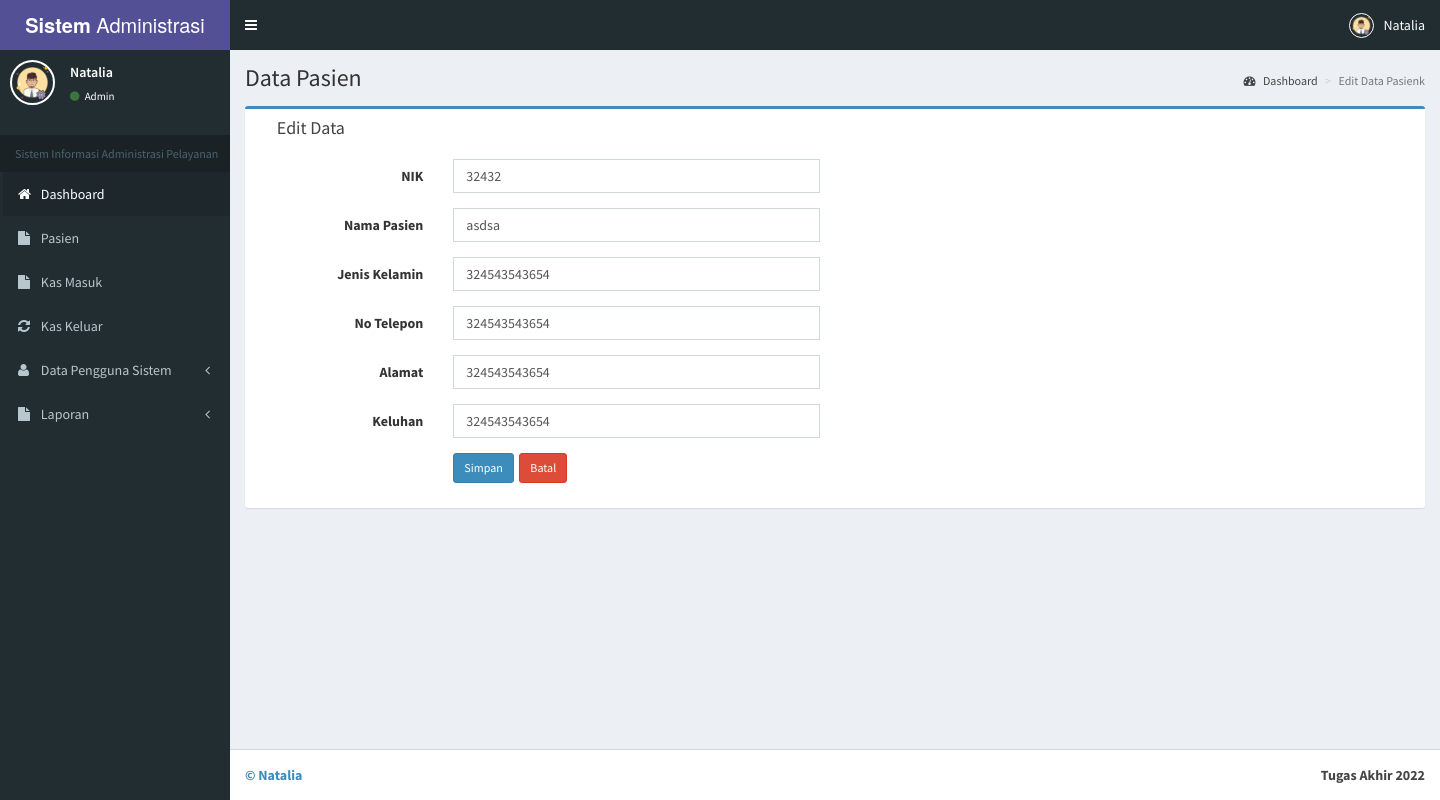
Screenshot of /keuangan/admin/edit_pasien.php?aksi=edit&nik=32432 (signed in) with the database file from the repository.
### tables this page shows
CREATE TABLE `pasien` (
  `nik` varchar(20) NOT NULL,
  `nama` text NOT NULL,
  `jk` text NOT NULL,
  `alamat` text NOT NULL,
  `telp` varchar(12) NOT NULL,
  `keluhan` text NOT NULL
);

### keuangan/admin/edit_pasien.php (the view, shortened to what this page needs)
<?php include "session.php"; ?>
<!DOCTYPE html>
<html>
  <?php include "head.php"; ?>
  <body class="hold-transition skin-purple sidebar-mini">
    <div class="wrapper">
      <?php include "header.php"; ?>
      <?php include "menu.php"; ?>
      <div class="content-wrapper">
        <section class="content-header">
          <h1>
            Data Pasien
          </h1>
          <ol class="breadcrumb">
            <li><a href="index.php"><i class="fa fa-dashboard"></i> Dashboard</a></li>
            <li class="active">Edit Data Pasienk</li>
          </ol>
        </section>
        <section class="content">
          <div class="row">
            <section class="col-lg-12 connectedSortable">
              <div class="box box-primary">
                <div class="box-header">
                  <i class="ion ion-clipboard"></i>
                  <h3 class="box-title">Edit Data </h3>
                </div>
                 <?php
            $id_trx = $_GET['nik'];
      $sql = mysqli_query($koneksi, "SELECT * FROM pasien WHERE nik='$id_trx'");
      if(mysqli_num_rows($sql) == 0){
        header("Location: pasien.php");
      }else{
        $row = mysqli_fetch_assoc($sql);
      }
      ?>
                <div class="box-body">
                <form class="form-horizontal style-form" action="" method="post" enctype="multipart/form-data" name="form1" id="form1">
                         <div class="form-group">
                              <label class="col-sm-2 col-sm-2 control-label">NIK</label>
                              <div class="col-sm-4">
                                  <input name="nomor_trx" type="text" id="nomor_trx" class="form-control" value="<?php echo $row['nik']; ?>"  autocomplete="off" autofocus="on" />
                              </div>
                          </div>
                          <div class="form-group">
                              <label class="col-sm-2 col-sm-2 control-label">Nama Pasien</label>
                              <div class="col-sm-4">
                            <input name="nama_penyetor" type="text" id="nama_penyetor" class="form-control" value="<?php echo $row['nama']; ?>" placeholder="Nama penyetor" autocomplete="off" required />
                            </div>
                          </div>
                           <div class="form-group">
                              <label class="col-sm-2 col-sm-2 control-label">Jenis Kelamin</label>
                              <div class="col-sm-4">
                            <input name="kd_rekening" type="text" id="kd_rekening" class="form-control" value="<?php echo $row['alamat']; ?>" placeholder=" No rekening" autocomplete="off" required />
                            </div>
                          </div>
                          <div class="form-group">
                              <label class="col-sm-2 col-sm-2 control-label">No Telepon</label>
                              <div class="col-sm-4">
                            <input name="nama_rekening" type="text" id="nama_rekening" class="form-control" value="<?php echo $row['telp']; ?>" placeholder=" Nama rekening" autocomplete="off" required />
                            </div>
                          </div>
 <div class="form-group">
                              <label class="col-sm-2 col-sm-2 control-label">Alamat</label>
                              <div class="col-sm-4">
                            <input name="jenis_bank" type="text" id="nama_rekening" class="form-control" value="<?php echo $row['telp']; ?>" placeholder=" Nama rekening" autocomplete="off" required />
                            </div>
                          </div>
 <div class="form-group">
                              <label class="col-sm-2 col-sm-2 control-label">Keluhan</label>
                              <div class="col-sm-4">
                            <input name="tgl_masuk" type="text" id="nama_rekening" class="form-control" value="<?php echo $row['telp']; ?>" placeholder=" Nama rekening" autocomplete="off" required />
                            </div>
                          </div>
                          <div class="form-group">
                              <label class="col-sm-2 col-sm-2 control-label"></label>
                              <div class="col-sm-10">
                                  <input type="submit" name="update" value="Simpan" class="btn btn-sm btn-primary" />&nbsp;
                                <a href="kasmasuk.php" class="btn btn-sm btn-danger">Batal </a>
                              </div>
                          </div>
                      </form>
                </div>
              </div>
            </section>
          </div>
        </section>
      </div>
      <?php include "footer.php"; ?>
    </div>
  </body>
</html>

### rows the page displays
pasien: nomor_trx "32432", nama_penyetor "asdsa", kd_rekening "324543543654", nama_rekening "324543543654", jenis_bank "324543543654", tgl_masuk "324543543654"

### other values shown
$_SESSION['nama'] "Natalia"
$_SESSION['level'] "Admin"
